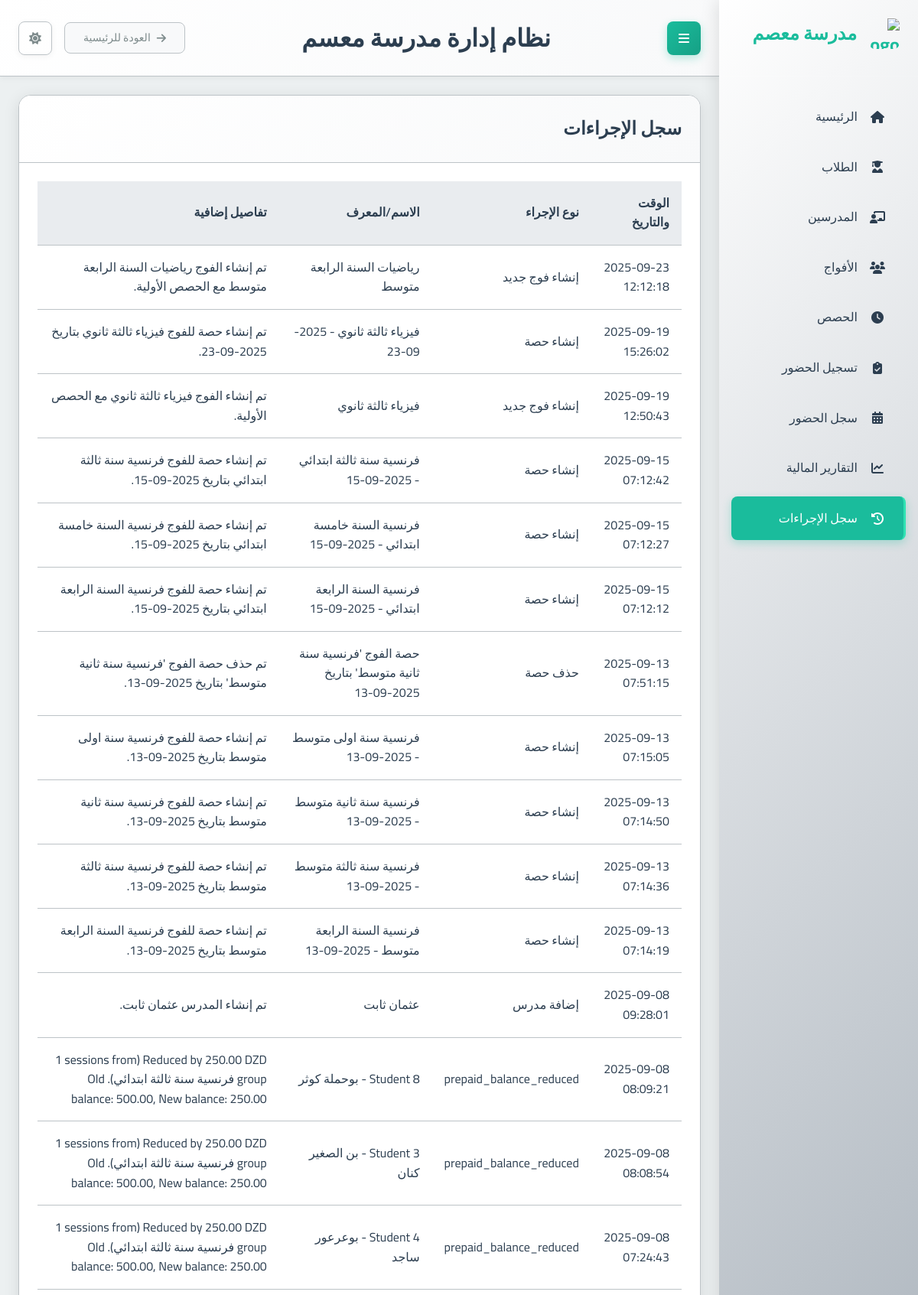
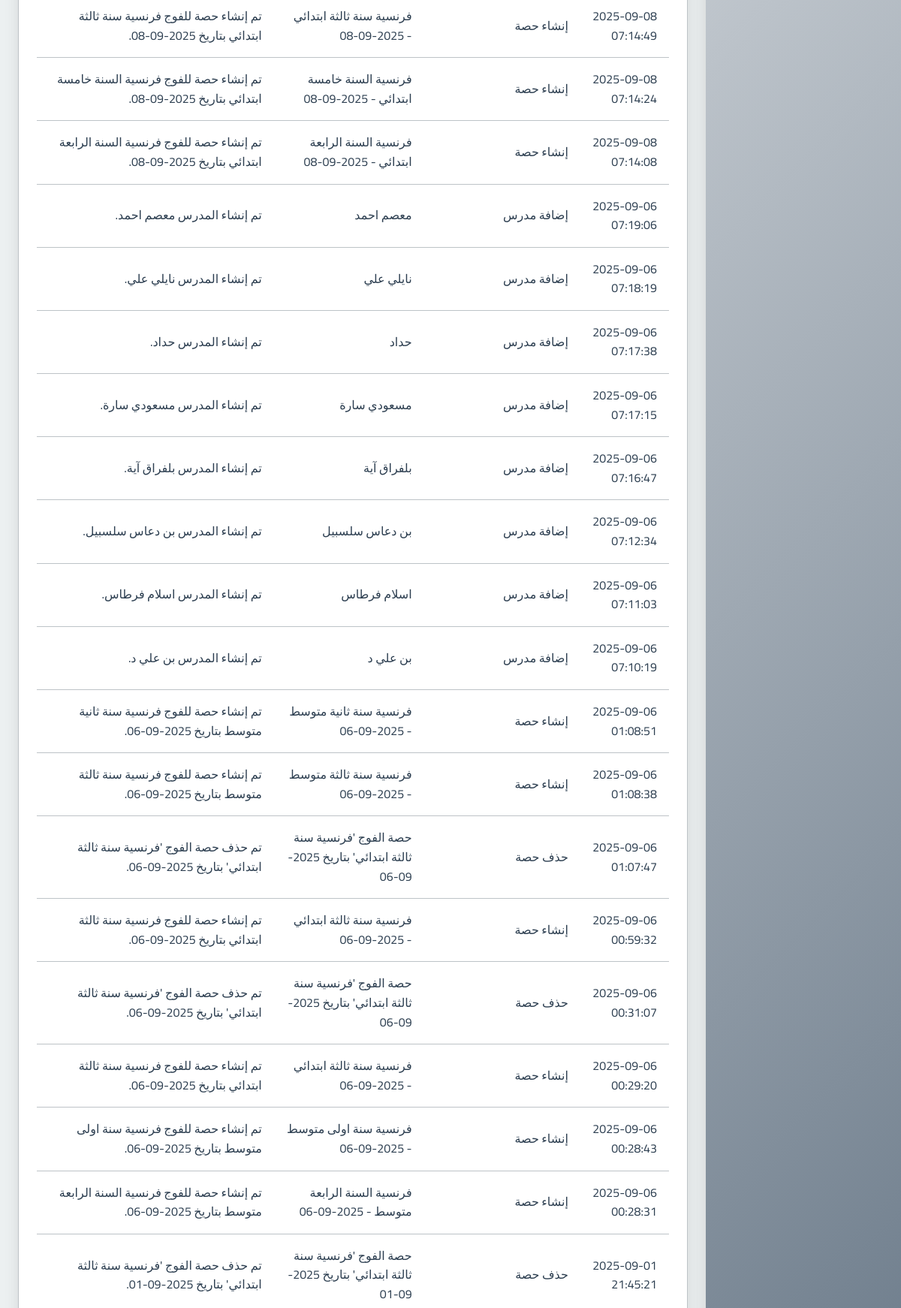
Screenshot of /financial-reports/logs/ (upper part) with the database file from the repository (2 pictures, top to bottom).
### school_app/models.py (models this page shows, shortened)
class ActionLog(models.Model):
    ACTION_TYPE_CHOICES = [
        ('student_added', 'إنشاء حساب طالب'),
        ('student_updated', 'تحديث بيانات طالب'),
        ('student_enrolled', 'تسجيل طالب في فوج'),
        ('student_deleted', 'حذف طالب'),
        ('teacher_added', 'إضافة مدرس'),
        ('teacher_updated', 'تحديث بيانات مدرس'),
        ('teacher_deleted', 'حذف مدرس'),
        ('group_added', 'إنشاء فوج جديد'),
        ('group_updated', 'تحديث بيانات فوج'),
        ('group_deleted', 'حذف فوج'),
        ('session_added', 'إنشاء حصة'),
        ('session_updated', 'تحديث بيانات حصة'),
        ('session_deleted', 'حذف حصة'),
        ('attendance_recorded', 'تسجيل حضور وغياب'),
        ('payment_recorded', 'تسجيل دفعة مالية'),
        ('registration_fee_paid', 'دفع رسوم التسجيل'),
        ('group_session_payment_processed', 'تسجيل دفعات حصص فوج'),
        ('teacher_payment_processed', 'دفع مستحقات مدرس'),
        ('user_login', 'تسجيل دخول مستخدم'),
        ('user_logout', 'تسجيل خروج مستخدم'),
        ('report_generated', 'إنشاء تقرير'),
        ('unknown_action', 'إجراء غير معروف'),
    ]
    action_time = models.DateTimeField(auto_now_add=True, help_text="وقت حدوث الإجراء.", verbose_name="وقت الإجراء")
    action_type = models.CharField(
        max_length=100,
        choices=ACTION_TYPE_CHOICES,
        default='unknown_action', # Optional: a default
        help_text="نوع الإجراء الذي تم تنفيذه.",
        verbose_name="نوع الإجراء"
    )
    object_name = models.CharField(max_length=255, blank=True, help_text="اسم أو معرف الكائن المتأثر (طالب، فوج، إلخ).", verbose_name="اسم الكائن")
    details = models.TextField(blank=True, help_text="تفاصيل إضافية حول الحدث.", verbose_name="التفاصيل")
    class Meta:
        ordering = ['-action_time']
        verbose_name = "سجل إجراء"
        verbose_name_plural = "سجلات الإجراءات"

### school_app/views.py (the view)
# urls.py: path('financial-reports/logs/', views.action_log_list, name='action_log_list'),
def action_log_list(request):
    log_list = ActionLog.objects.all().order_by('-action_time') # Already ordered in Meta, but good to be explicit
    paginator = Paginator(log_list, 50)
    page_number = request.GET.get('page')
    try:
        logs = paginator.page(page_number)
    except PageNotAnInteger:
        logs = paginator.page(1)
    except EmptyPage:
        logs = paginator.page(paginator.num_pages)
    context = {
        'logs': logs,
        'page_title': 'سجل الإجراءات'
    }
    return render(request, 'school_app/action_log_list.html', context)

### school_app/templates/school_app/action_log_list.html (shortened to what this page needs)
{% extends "base.html" %}
{% block content %}
<div class="card">
    <div class="card-header">
        <h2>{{ page_title }}</h2>
    </div>
    <div class="card-body">
        <div class="table-responsive">
            <table class="table table-striped table-hover">
                <thead class="thead-light">
                    <tr>
                        <th>الوقت والتاريخ</th>
                        <th>نوع الإجراء</th>
                        <th>الاسم/المعرف</th>
                        <th>تفاصيل إضافية</th>
                    </tr>
                </thead>
                <tbody>
                    {% for log in logs %}
                    <tr>
                        <td>{{ log.action_time|date:"Y-m-d H:i:s" }}</td>
                        <td>{{ log.get_action_type_display|default:log.action_type }}</td>
                        <td>{{ log.object_name|default:"غير متوفر" }}</td>
                        <td>{{ log.details|linebreaksbr|default:"لا توجد تفاصيل" }}</td>
                    </tr>
                    {% empty %}
                    <tr>
                        <td colspan="4" class="text-center">لا توجد سجلات لعرضها.</td>
                    </tr>
                    {% endfor %}
                </tbody>
            </table>
        </div>
    </div>
</div>
{% endblock %}

### static/css/main.css (style rules this page uses)
:root { --primary-color: #2c3e50; --primary-light: #34495e; --primary-darker: #1a252f; --accent-color: #1abc9c; --accent-light: #2fe2b3; --accent-dark: #16a085; --text-color: #2c3e50; --text-secondary: #7f8c8d; --text-on-primary: #ffffff; --text-on-accent: #ffffff; --text-nav: #2c3e50; --background-color: #ecf0f1; --card-background: #ffffff; --input-background: #ffffff; --border-color: #bdc3c7; --input-border-color: #bdc3c7; --success-color: #2ecc71; --warning-color: #f39c12; --error-color: #e74c3c; --info-color: #1E90FF; --table-header-background: #e9ecef; --table-row-hover-background: #f8f9fa; --box-shadow-color: rgba(0, 0, 0, 0.1); --box-shadow-color-hover: rgba(0, 0, 0, 0.15); --box-shadow-soft-color: rgba(0, 0, 0, 0.05); --subtle-background: #f8f9fa; --spacing-xs: 8px; --spacing-sm: 16px; --spacing-md: 24px; --spacing-lg: 32px; --spacing-xl: 48px; --font-family: 'Cairo', sans-serif; --font-size-xs: 12px; --font-size-sm: 14px; --font-size-md: 16px; --font-size-lg: 20px; --font-size-xl: 24px; --font-size-xxl: 32px; --border-radius-sm: 4px; --border-radius-md: 8px; --border-radius-lg: 16px; --transition-fast: 0.2s ease; --transition-normal: 0.3s ease; --transition-slow: 0.5s ease; --sidebar-width: 260px; }
* { margin: 0; padding: 0; box-sizing: border-box; direction: rtl; }
html { direction: rtl; font-size: 16px; }
body { font-family: var(--font-family); background-color: var(--background-color); color: var(--text-color); line-height: 1.6; transition: background-color var(--transition-normal), color var(--transition-normal); overflow-x: hidden; }
.card { background-color: var(--card-background); border-radius: var(--border-radius-lg); box-shadow: 0 4px 20px var(--box-shadow-color); margin-bottom: var(--spacing-md); overflow: hidden; transition: all var(--transition-normal); border: 1px solid var(--border-color); }
.card-header { padding: var(--spacing-md); border-bottom: 1px solid var(--border-color); background: linear-gradient(135deg, var(--card-background) 0%, var(--subtle-background) 100%); }
.card-body { padding: var(--spacing-md); color: var(--text-color); }
table { width: 100%; border-collapse: collapse; }
th, td { padding: var(--spacing-sm); text-align: right; border-bottom: 1px solid var(--border-color); }
th { background-color: var(--table-header-background); font-weight: 600; color: var(--text-color); }

### rows the page displays
ActionLog: action_time "2025-09-23 12:12:18", action_type "إنشاء فوج جديد", object_name "رياضيات السنة الرابعة متوسط", details "تم إنشاء الفوج رياضيات السنة الرابعة متوسط مع الحصص الأولية."
ActionLog: action_time "2025-09-19 15:26:02", action_type "إنشاء حصة", object_name "فيزياء ثالثة ثانوي - 2025-09-23", details "تم إنشاء حصة للفوج فيزياء ثالثة ثانوي بتاريخ 2025-09-23."
ActionLog: action_time "2025-09-19 12:50:43", action_type "إنشاء فوج جديد", object_name "فيزياء ثالثة ثانوي", details "تم إنشاء الفوج فيزياء ثالثة ثانوي مع الحصص الأولية."
ActionLog: action_time "2025-09-15 07:12:42", action_type "إنشاء حصة", object_name "فرنسية سنة ثالثة ابتدائي - 2025-09-15", details "تم إنشاء حصة للفوج فرنسية سنة ثالثة ابتدائي بتاريخ 2025-09-15."
ActionLog: action_time "2025-09-15 07:12:27", action_type "إنشاء حصة", object_name "فرنسية السنة خامسة ابتدائي - 2025-09-15", details "تم إنشاء حصة للفوج فرنسية السنة خامسة ابتدائي بتاريخ 2025-09-15."
ActionLog: action_time "2025-09-15 07:12:12", action_type "إنشاء حصة", object_name "فرنسية السنة الرابعة ابتدائي - 2025-09-15", details "تم إنشاء حصة للفوج فرنسية السنة الرابعة ابتدائي بتاريخ 2025-09-15."
ActionLog: action_time "2025-09-13 07:51:15", action_type "حذف حصة", object_name "حصة الفوج 'فرنسية سنة ثانية متوسط' بتاريخ 2025-09-13", details "تم حذف حصة الفوج 'فرنسية سنة ثانية متوسط' بتاريخ 2025-09-13."
ActionLog: action_time "2025-09-13 07:15:05", action_type "إنشاء حصة", object_name "فرنسية سنة اولى متوسط - 2025-09-13", details "تم إنشاء حصة للفوج فرنسية سنة اولى متوسط بتاريخ 2025-09-13."
ActionLog: action_time "2025-09-13 07:14:50", action_type "إنشاء حصة", object_name "فرنسية سنة ثانية متوسط - 2025-09-13", details "تم إنشاء حصة للفوج فرنسية سنة ثانية متوسط بتاريخ 2025-09-13."
ActionLog: action_time "2025-09-13 07:14:36", action_type "إنشاء حصة", object_name "فرنسية سنة ثالثة متوسط - 2025-09-13", details "تم إنشاء حصة للفوج فرنسية سنة ثالثة متوسط بتاريخ 2025-09-13."
ActionLog: action_time "2025-09-13 07:14:19", action_type "إنشاء حصة", object_name "فرنسية السنة الرابعة متوسط - 2025-09-13", details "تم إنشاء حصة للفوج فرنسية السنة الرابعة متوسط بتاريخ 2025-09-13."
ActionLog: action_time "2025-09-08 09:28:01", action_type "إضافة مدرس", object_name "عثمان ثابت", details "تم إنشاء المدرس عثمان ثابت."
ActionLog: action_time "2025-09-08 08:09:21", action_type "prepaid_balance_reduced", object_name "Student 8 - بوحملة كوثر", details "Reduced by 250.00 DZD (1 sessions from group فرنسية سنة ثالثة ابتدائي). Old balance: 500.00, New balance: 250.00"
ActionLog: action_time "2025-09-08 08:08:54", action_type "prepaid_balance_reduced", object_name "Student 3 - بن الصغير كنان", details "Reduced by 250.00 DZD (1 sessions from group فرنسية سنة ثالثة ابتدائي). Old balance: 500.00, New balance: 250.00"
ActionLog: action_time "2025-09-08 07:24:43", action_type "prepaid_balance_reduced", object_name "Student 4 - بوعرعور ساجد", details "Reduced by 250.00 DZD (1 sessions from group فرنسية سنة ثالثة ابتدائي). Old balance: 500.00, New balance: 250.00"
ActionLog: action_time "2025-09-08 07:14:49", action_type "إنشاء حصة", object_name "فرنسية سنة ثالثة ابتدائي - 2025-09-08", details "تم إنشاء حصة للفوج فرنسية سنة ثالثة ابتدائي بتاريخ 2025-09-08."
ActionLog: action_time "2025-09-08 07:14:24", action_type "إنشاء حصة", object_name "فرنسية السنة خامسة ابتدائي - 2025-09-08", details "تم إنشاء حصة للفوج فرنسية السنة خامسة ابتدائي بتاريخ 2025-09-08."
ActionLog: action_time "2025-09-08 07:14:08", action_type "إنشاء حصة", object_name "فرنسية السنة الرابعة ابتدائي - 2025-09-08", details "تم إنشاء حصة للفوج فرنسية السنة الرابعة ابتدائي بتاريخ 2025-09-08."
ActionLog: action_time "2025-09-06 07:19:06", action_type "إضافة مدرس", object_name "معصم احمد", details "تم إنشاء المدرس معصم احمد."
ActionLog: action_time "2025-09-06 07:18:19", action_type "إضافة مدرس", object_name "نايلي علي", details "تم إنشاء المدرس نايلي علي."
ActionLog: action_time "2025-09-06 07:17:38", action_type "إضافة مدرس", object_name "حداد", details "تم إنشاء المدرس حداد."
ActionLog: action_time "2025-09-06 07:17:15", action_type "إضافة مدرس", object_name "مسعودي سارة", details "تم إنشاء المدرس مسعودي سارة."
ActionLog: action_time "2025-09-06 07:16:47", action_type "إضافة مدرس", object_name "بلفراق آية", details "تم إنشاء المدرس بلفراق آية."
ActionLog: action_time "2025-09-06 07:12:34", action_type "إضافة مدرس", object_name "بن دعاس سلسبيل", details "تم إنشاء المدرس بن دعاس سلسبيل."
ActionLog: action_time "2025-09-06 07:11:03", action_type "إضافة مدرس", object_name "اسلام فرطاس", details "تم إنشاء المدرس اسلام فرطاس."
ActionLog: action_time "2025-09-06 07:10:19", action_type "إضافة مدرس", object_name "بن علي د", details "تم إنشاء المدرس بن علي د."
ActionLog: action_time "2025-09-06 01:08:51", action_type "إنشاء حصة", object_name "فرنسية سنة ثانية متوسط - 2025-09-06", details "تم إنشاء حصة للفوج فرنسية سنة ثانية متوسط بتاريخ 2025-09-06."
ActionLog: action_time "2025-09-06 01:08:38", action_type "إنشاء حصة", object_name "فرنسية سنة ثالثة متوسط - 2025-09-06", details "تم إنشاء حصة للفوج فرنسية سنة ثالثة متوسط بتاريخ 2025-09-06."
ActionLog: action_time "2025-09-06 01:07:47", action_type "حذف حصة", object_name "حصة الفوج 'فرنسية سنة ثالثة ابتدائي' بتاريخ 2025-09-06", details "تم حذف حصة الفوج 'فرنسية سنة ثالثة ابتدائي' بتاريخ 2025-09-06."
ActionLog: action_time "2025-09-06 00:59:32", action_type "إنشاء حصة", object_name "فرنسية سنة ثالثة ابتدائي - 2025-09-06", details "تم إنشاء حصة للفوج فرنسية سنة ثالثة ابتدائي بتاريخ 2025-09-06."
ActionLog: action_time "2025-09-06 00:31:07", action_type "حذف حصة", object_name "حصة الفوج 'فرنسية سنة ثالثة ابتدائي' بتاريخ 2025-09-06", details "تم حذف حصة الفوج 'فرنسية سنة ثالثة ابتدائي' بتاريخ 2025-09-06."
ActionLog: action_time "2025-09-06 00:29:20", action_type "إنشاء حصة", object_name "فرنسية سنة ثالثة ابتدائي - 2025-09-06", details "تم إنشاء حصة للفوج فرنسية سنة ثالثة ابتدائي بتاريخ 2025-09-06."
ActionLog: action_time "2025-09-06 00:28:43", action_type "إنشاء حصة", object_name "فرنسية سنة اولى متوسط - 2025-09-06", details "تم إنشاء حصة للفوج فرنسية سنة اولى متوسط بتاريخ 2025-09-06."
ActionLog: action_time "2025-09-06 00:28:31", action_type "إنشاء حصة", object_name "فرنسية السنة الرابعة متوسط - 2025-09-06", details "تم إنشاء حصة للفوج فرنسية السنة الرابعة متوسط بتاريخ 2025-09-06."
ActionLog: action_time "2025-09-01 21:45:21", action_type "حذف حصة", object_name "حصة الفوج 'فرنسية سنة ثالثة ابتدائي' بتاريخ 2025-09-01", details "تم حذف حصة الفوج 'فرنسية سنة ثالثة ابتدائي' بتاريخ 2025-09-01."

### other values shown
{{ page_title }} "سجل الإجراءات"
